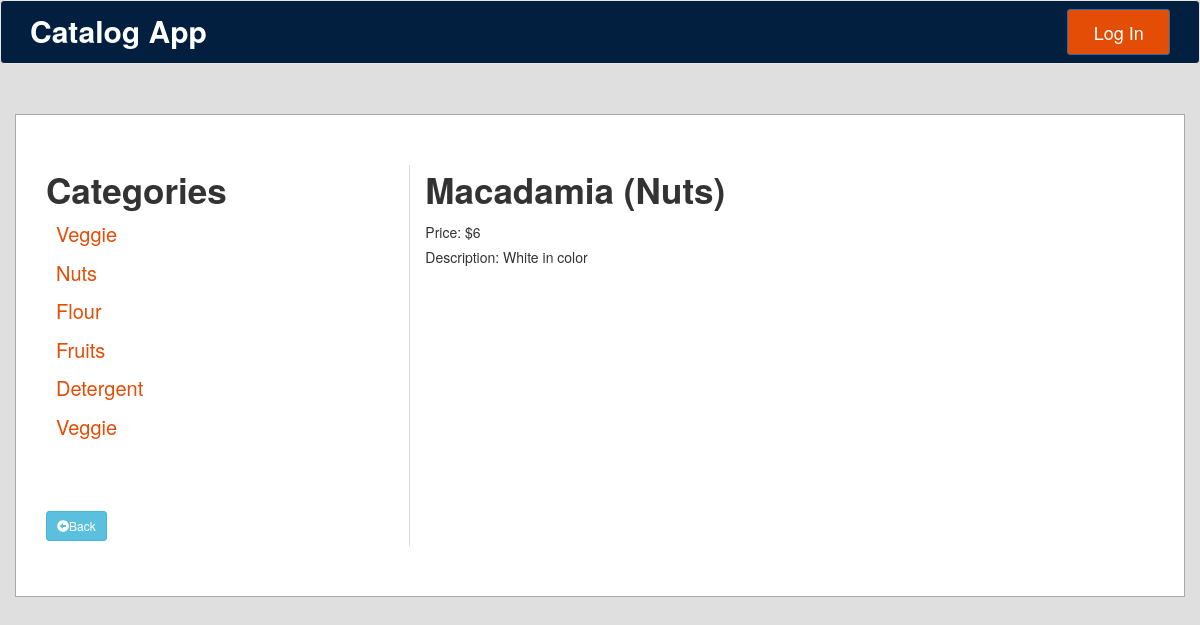
/categories/2/item/10/, run on the app's committed database.
### database_setup.py (models this page shows, shortened)
class Category(Base):
    __tablename__ = 'category'
    id = Column(Integer, primary_key=True)
    name = Column(String(250), nullable=False)
    user_id = Column(Integer, ForeignKey('user.id'))
    user = relationship(User)

class CatalogItem(Base):
    __tablename__ = 'catalog_item'
    name = Column(String(80), nullable=False)
    id = Column(Integer, primary_key=True)
    description = Column(String(250))
    price = Column(String(8))
    category_id = Column(Integer, ForeignKey('category.id'))
    category = relationship(
        "Category", backref=backref("catalog_items", cascade="all, delete"))
    user_id = Column(Integer, ForeignKey('user.id'))
    user = relationship(User)

### application.py (the view)
@app.route('/categories/<int:category_id>/item/<int:catalog_item_id>/')
def showCatalogItemDescription(category_id, catalog_item_id):
    extracted_categories = session.query(Category).all()
    category = session.query(Category).filter_by(id=category_id).one()
    item = session.query(CatalogItem).filter_by(id=catalog_item_id).one()
    return render_template('catalogitemdescription.html',
                           item=item,
                           selected_grocery=category,
                           groceries=extracted_categories)

### templates/catalogitemdescription.html (shortened to what this page needs)
{% extends "main.html" %}
{% block categories %}
Categories
{% for groceryitem in groceries %}
    <li class="category-link"><a href="{{url_for('showCatalogItems', category_id=groceryitem.id)}}"> {{groceryitem.name | title}} </a></li>
{% endfor %}
<br>
<a href="{{url_for('showCatalogItems', category_id = selected_grocery.id)}}" class="btn btn-info btn-sm"><span class="glyphicon glyphicon-circle-arrow-left"></span>Back</a>
{% endblock %}
{% block grocerycatalogitems %}
{{item.name | title}} ({{item.category.name | title}})
<br>
<h5>Price: ${{item.price}}</h5>
<h5>Description: {{item.description}}</h5>
{% endblock %}

### static/css/styles.css (style rules this page uses)
body { background-color: #dfdfdf; }
li a, .category-link { font-size: 20px; padding: 5px; list-style-type: none; text-decoration: none; }
li a:link { color: #E34D06; text-decoration: none; font-weight: normal; }

### data on the page
Category: name "Veggie"
Category: name "Nuts", category.name "Nuts"
Category: name "Flour"
Category: name "Fruits"
Category: name "Detergent"
Category: name "Veggie"
CatalogItem: name "Macadamia", price "6", description "White in color"
